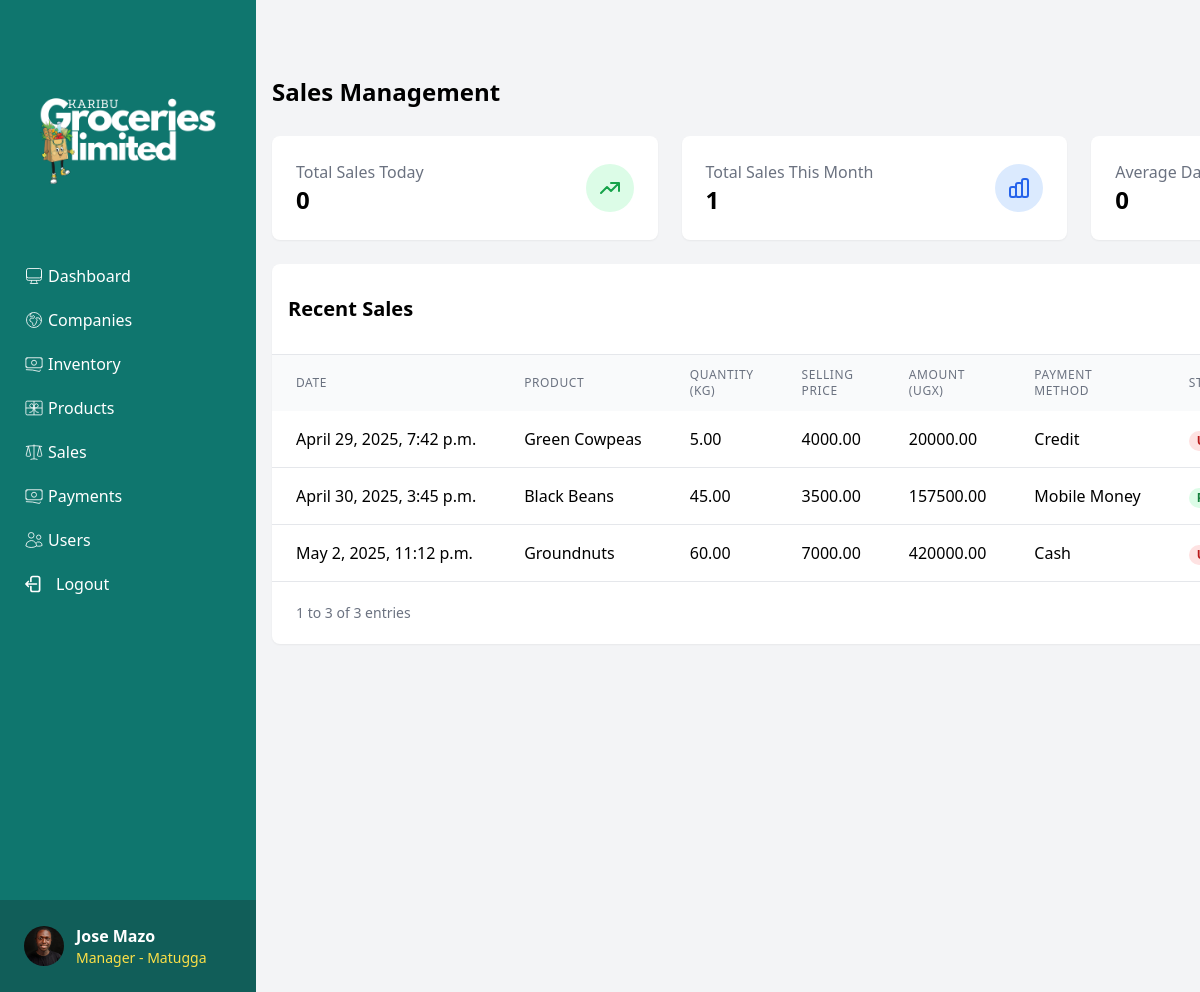
Screenshot of /sales/ (signed in) with the database file from the repository.
### core/models.py (models this page shows, shortened)
class CustomUser(AbstractUser):
    USER_TYPE_CHOICES = [
        ('admin', 'Admin'),
        ('manager', 'Manager'),
        ('sales_agent', 'Sales Agent'),
    ]
    phone_number = models.CharField(max_length=15, blank=True)
    user_type = models.CharField(max_length=20, choices=USER_TYPE_CHOICES, default='sales_agent')
    profile_picture = models.ImageField(upload_to='profile_pics/', blank=True, null=True)
    branch = models.ForeignKey('Branch', on_delete=models.SET_NULL, null=True, blank=True)
    is_active = models.BooleanField(default=True)
    created_at = models.DateTimeField(auto_now_add=True)
    updated_at = models.DateTimeField(auto_now=True)

class Branch(models.Model):
    name = models.CharField(max_length=100)
    location = models.CharField(max_length=200)
    phone_number = models.CharField(max_length=15)
    email = models.EmailField(blank=True)
    address = models.TextField()
    created_at = models.DateTimeField(auto_now_add=True)
    updated_at = models.DateTimeField(auto_now=True)

class Sale(models.Model):
    PAYMENT_CHOICES = [
        ('cash', 'Cash'),
        ('credit', 'Credit'),
        ('mobile_money', 'Mobile Money'),
    ]
    produce = models.ForeignKey(Produce, on_delete=models.CASCADE)
    quantity = models.DecimalField(max_digits=10, decimal_places=2)
    selling_price = models.DecimalField(max_digits=10, decimal_places=2)
    total_amount = models.DecimalField(max_digits=15, decimal_places=2, blank=True, null=True)
    amount_received = models.DecimalField(max_digits=15, decimal_places=2, default=0)
    change = models.DecimalField(max_digits=15, decimal_places=2, blank=True, null=True)
    payment_method = models.CharField(max_length=20, choices=PAYMENT_CHOICES)
    due_date = models.DateField(null=True, blank=True)
    buyer_national_id = models.CharField(max_length=20, null=True, blank=True)
    buyer_contact = models.CharField(max_length=15, null=True, blank=True)
    customer_name = models.CharField(max_length=100)
    branch = models.ForeignKey(Branch, on_delete=models.CASCADE)
    sales_agent = models.ForeignKey(settings.AUTH_USER_MODEL, on_delete=models.CASCADE)
    sale_date = models.DateTimeField(auto_now_add=True)
    is_paid = models.BooleanField(default=True)
    notes = models.TextField(blank=True)

class Produce(models.Model):
    PRODUCE_TYPE_CHOICES = [
        ('beans', 'Beans'),
        ('maize', 'Maize'),
        ('g-nuts', 'Groundnuts'),
        ('soybeans', 'Soybeans'),
        ('cowpeas', 'Cowpeas'),
    ]
    name = models.CharField(max_length=200)
    type = models.CharField(max_length=100, choices=PRODUCE_TYPE_CHOICES)
    image = models.ImageField(upload_to='produce_images/', null=True, blank=True)
    buying_price = models.DecimalField(max_digits=10, decimal_places=2)
    selling_price = models.DecimalField(max_digits=10, decimal_places=2)
    dealer = models.ForeignKey(Dealer, on_delete=models.SET_NULL, null=True)
    created_at = models.DateTimeField(auto_now_add=True)
    updated_at = models.DateTimeField(auto_now=True)

### core/views.py (the view)
# urls.py: path('sales/', views.sales_list, name='sales_list'),
@login_required
def sales_list(request):
    user = request.user
    if user.user_type == 'admin':
        sales = Sale.objects.select_related('produce', 'branch', 'sales_agent').all()
    else:
        sales = Sale.objects.select_related('produce', 'branch', 'sales_agent').filter(branch=user.branch)
    product_filter = request.GET.get('product')
    if product_filter and product_filter != "all":
        sales = sales.filter(produce__name=product_filter)
    today = date.today()
    sales_today = sales.filter(sale_date__date=today).count()
    sales_this_month = sales.filter(
        sale_date__year=today.year,
        sale_date__month=today.month
    ).count()
    average_daily_sales = round(sales_this_month / today.day, 2) if today.day else 0
    product_names = sales.values_list('produce__name', flat=True).distinct()
    can_edit = True  # Default
    if user.user_type == 'sales_agent':
        can_edit = False  # Sales Agent cannot edit or delete
    paginator = Paginator(sales, 10)  # 10 sales per page
    page_number = request.GET.get('page')
    page_obj = paginator.get_page(page_number)
    context = {
        'sales': page_obj,
        'product_names': product_names,
        'selected_product': product_filter,
        'page_obj': page_obj,
        'sales_today': sales_today,
        'sales_this_month': sales_this_month,
        'average_daily_sales': average_daily_sales,
        'can_edit':can_edit
    }
    return render(request, 'core/sales.html', context)

### core/templates/core/sales.html (shortened to what this page needs)
{% extends "core/dashboard2.html" %}
{% load static %}
    {% block content %}
    <div class="flex justify-between items-center mb-6">
        <h1 class="text-2xl font-bold">Sales Management</h1>
    </div>
    <div class="grid grid-cols-1 md:grid-cols-3 gap-6 mb-6">
        <div class="bg-white p-6 rounded-lg shadow-sm">
            <div class="flex items-center justify-between">
                <div>
                    <p class="text-gray-500">Total Sales Today</p>
                    <h3 class="text-2xl font-bold"> {{ sales_today|floatformat:0 }}</h3>
                </div>
                <div class="bg-green-100 p-3 rounded-full">
                    <svg xmlns="http://www.w3.org/2000/svg" class="h-6 w-6 text-green-600" fill="none" viewBox="0 0 24 24" stroke="currentColor">
                        <path stroke-linecap="round" stroke-linejoin="round" stroke-width="2" d="M13 7h8m0 0v8m0-8l-8 8-4-4-6 6" />
                    </svg>
                </div>
            </div>
        </div>
        <div class="bg-white p-6 rounded-lg shadow-sm">
            <div class="flex items-center justify-between">
                <div>
                    <p class="text-gray-500">Total Sales This Month</p>
                    <h3 class="text-2xl font-bold"> {{ sales_this_month|floatformat:0 }}</h3>
                </div>
                <div class="bg-blue-100 p-3 rounded-full">
                </div>
            </div>
        </div>
        <div class="bg-white p-6 rounded-lg shadow-sm">
            <div class="flex items-center justify-between">
                <div>
                    <p class="text-gray-500">Average Daily Sales</p>
                    <h3 class="text-2xl font-bold">{{ average_daily_sales|floatformat:0 }}</h3>
                </div>
            </div>
        </div>
    </div>
    <div class="bg-white rounded-lg shadow-sm">
        <div class="p-4 border-b border-gray-200">
            <div class="flex justify-between items-center">
                <h2 class="text-xl font-semibold">Recent Sales</h2>
            </div>
        </div>
        <table class="w-full">
            <thead class="bg-gray-50">
                <tr>
                    <th class="px-6 py-3 text-left text-xs font-medium text-gray-500 uppercase tracking-wider">Date</th>
                    <th class="px-6 py-3 text-left text-xs font-medium text-gray-500 uppercase tracking-wider">Product</th>
                    <th class="px-6 py-3 text-left text-xs font-medium text-gray-500 uppercase tracking-wider">Quantity (kg)</th>
                    <th class="px-6 py-3 text-left text-xs font-medium text-gray-500 uppercase tracking-wider">Selling Price</th>
                    <th class="px-6 py-3 text-left text-xs font-medium text-gray-500 uppercase tracking-wider">Amount (UGX)</th>
                    <th class="px-6 py-3 text-left text-xs font-medium text-gray-500 uppercase tracking-wider">Payment Method</th>
                    <th class="px-6 py-3 text-left text-xs font-medium text-gray-500 uppercase tracking-wider">Status</th>
                </tr>
            </thead>
            <tbody class="bg-white divide-y divide-gray-200">
                {% for sale in sales %}
                <tr>
                    <td class="px-6 py-4 whitespace-nowrap">{{sale.sale_date}}</td>
                    <td class="px-6 py-4 whitespace-nowrap">{{sale.produce.name}}</td>
                    <td class="px-6 py-4 whitespace-nowrap">{{sale.quantity}}</td>
                    <td class="px-6 py-4 whitespace-nowrap">{{sale.selling_price}}</td>
                    <td class="px-6 py-4 whitespace-nowrap">{{sale.total_amount}}</td>
                    <td class="px-6 py-4 whitespace-nowrap">{{sale.get_payment_method_display}}</td>
                    <td class="px-6 py-4 whitespace-nowrap">
                        {% if sale.is_paid %}
                        <span class="bg-green-100 text-green-700 px-2 inline-flex text-xs leading-5 font-semibold rounded-full">Paid</span>
                        {% elif sale.amount_paid > 0 %}
                        <span class="bg-yellow-100 text-yellow-700 px-2 inline-flex text-xs leading-5 font-semibold rounded-full">Partial</span>
                        {% else %}
                        <span class="bg-red-100 text-red-700 px-2 inline-flex text-xs leading-5 font-semibold rounded-full">Unpaid</span>
                        {% endif %}
                    </td>
                </tr>
                {% endfor %}
            </tbody>
        </table>
        <div class="px-6 py-4 border-t border-gray-200">
            <div class="flex items-center justify-between">
                <div class="text-sm text-gray-500">
                    {% if page_obj.paginator.count > 0 %}
                        {{ page_obj.start_index }}
                        to
                        {{ page_obj.end_index }}
                        of
                        {{ page_obj.paginator.count }}
                    {% else %}
                        0
                    {% endif %}
                    entries
                </div>
            </div>
        </div>
    </div>
    {% endblock %}

### core/templates/core/dashboard2.html (shortened to what this page needs)
{% load humanize %}
<!DOCTYPE html>
<html lang="en">
<head>
    <script src="https://cdn.tailwindcss.com"></script>
</head>
<body class="bg-gray-100 overflow-y-auto h-screen scroll-smooth">
    <div class="flex min-h-screen overflow-x-hidden">
      <div class="w-64 bg-teal-700 text-white flex flex-col fixed inset-y-0 left-0">
        <div class="p-6">
            <img src="/static/imgs/2.png/" alt="Karibu Groceries Limited logo" class="h-90">
        </div>
        <nav class="space-y-1 flex-1 overflow-y-auto">
            {% if request.user.user_type != 'admin' %}
            <a href="/dashboard2/" class="flex items-center px-6 py-2 hover:bg-teal-800">
                   <span class="ml-1">Dashboard</span>
            </a>
            {% endif %}
            {% if request.user.user_type != 'sales_agent' %}
            <a href="/procurement/" class="flex items-center px-6 py-2 hover:bg-teal-800">
                <span class="ml-1">Companies</span>
            </a>
            <a href="/inventory/" class="flex items-center px-6 py-2 hover:bg-teal-800">
              <span class="ml-1">Inventory</span>
            </a>
            {% endif %}
            {% if request.user.user_type != 'admin' %}
            <a href="/products/" class="flex items-center px-6 py-2 hover:bg-teal-800">
                <span class="ml-1">Products</span>
            </a>
            {% endif%}
            {% if request.user.user_type != 'admin' %}
            <a href="/sales/" class="flex items-center px-6
             py-2 hover:bg-teal-800">
                <span class="ml-1">Sales</span>
            </a>
            {% endif%}
            {% if request.user.user_type != 'sales_agent' %}
            <a href="/payments/" class="flex items-center px-6 py-2 hover:bg-teal-800">
                <span class="ml-1">Payments</span>
            </a>
            {% endif %}
            {% if request.user.user_type != 'sales_agent' %}
            <a href="/users/" class="flex items-center px-6 py-2 hover:bg-teal-800">
              <span class="ml-1">Users</span>
            </a>
            {% endif %}
            <a href="/logout/" onclick="return confirm('Are you sure you want to log out?');" class="flex items-center px-6 py-2 hover:bg-red-700">
              <span class="ml-1">Logout</span>
            </a>
        </nav>
        <div class="p-6 bg-teal-800">
          <div class="flex items-center mt-auto space-x-3">
            {% if request.user.profile_picture %}
              <img src="{{ request.user.profile_picture.url }}" alt="{{ user.get_full_name }}" class="h-10 w-10 rounded-full">
            {% else %}
             <img src="/static/imgs/bg1.png/" alt="Default" class="h-10 w-10 rounded-full">
            {% endif %}
            <div>
              <p class="font-bold">{{ request.user.get_full_name }}</p>
              {% if request.user.user_type != 'admin' %}
              <a href="" class="hover:underline"><p class="text-sm text-yellow-300">{{ request.user.get_user_type_display }} - {{ request.user.branch.name }}</p></a>
              {% else %}
              <a href="" class="hover:underline"><p class="text-sm text-yellow-300">{{ request.user.get_user_type_display }}</p></a>
              {% endif %}
            </div>
          </div>
        </div>
      </div>
      <div class="flex-1 ml-64 px-4 py-6 min-h-screen mt-6 bg-gray-100">
        {% block content %}{% endblock %}
      </div>
    </div>
</body>
</html>

### rows the page displays
CustomUser: user.profile_picture (picture), user.get_full_name "Jose Mazo", user.user_type "Manager", user.branch.name "Matugga"
Sale: sale_date "April 29, 2025, 7:42 p.m.", produce.name "Green Cowpeas", quantity "5.00", selling_price "4000.00", total_amount "20000.00", payment_method "Credit"
Sale: sale_date "April 30, 2025, 3:45 p.m.", produce.name "Black Beans", quantity "45.00", selling_price "3500.00", total_amount "157500.00", payment_method "Mobile Money"
Sale: sale_date "May 2, 2025, 11:12 p.m.", produce.name "Groundnuts", quantity "60.00", selling_price "7000.00", total_amount "420000.00", payment_method "Cash"

### other values shown
{{ sales_today|floatformat:0 }} "0"
{{ sales_this_month|floatformat:0 }} "1"
{{ page_obj.start_index }} "1"
{{ page_obj.end_index }} "3"
{{ page_obj.paginator.count }} "3"
